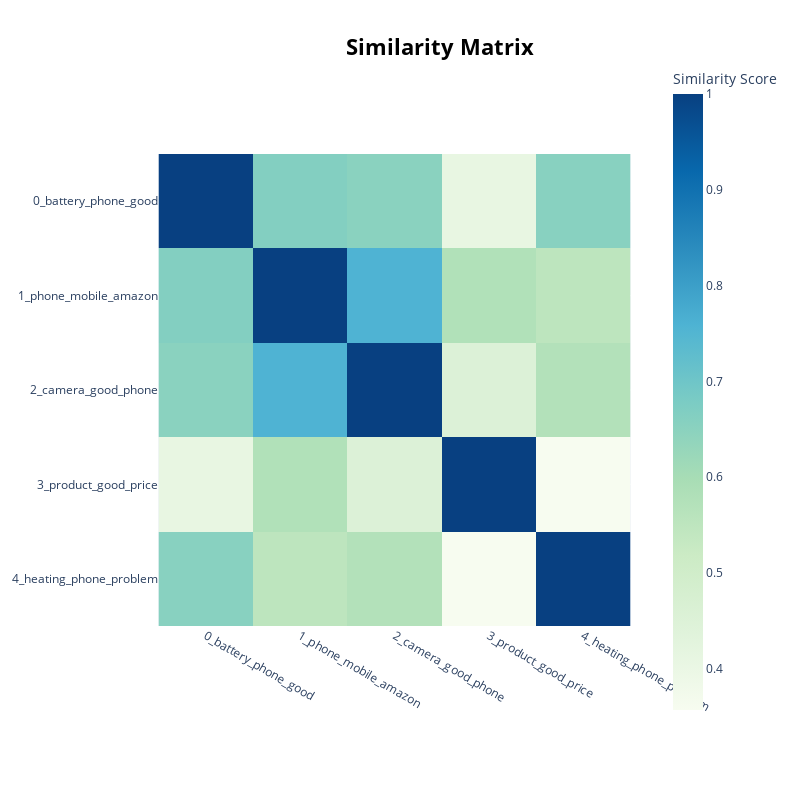

Notebook code cell kept with this figure:
### Code cell
topic_model.visualize_heatmap()

### Figure 1 — Plotly figure (JSON) as saved in the notebook; plotly's stock layout.template omitted (floating-point values rounded to 4 significant figures)
{"data": [{"coloraxis": "coloraxis", "hovertemplate": "x: %{x}<br>y: %{y}<br>Similarity Score: %{z}<extra></extra>", "name": "0", "type": "heatmap", "x": ["0_battery_phone_good", "1_phone_mobile_amazon", "2_camera_good_phone", "3_product_good_price", "4_heating_phone_problem"], "xaxis": "x", "y": ["0_battery_phone_good", "1_phone_mobile_amazon", "2_camera_good_phone", "3_product_good_price", "4_heating_phone_problem"], "yaxis": "y", "z": [[1.0, 0.6648, 0.6521, 0.4091, 0.6546], [0.6648, 1.0, 0.7575, 0.5772, 0.5506], [0.6521, 0.7575, 1.0, 0.4536, 0.5744], [0.4091, 0.5772, 0.4536, 1.0, 0.3571], [0.6546, 0.5506, 0.5744, 0.3571, 1.0]]}], "layout": {"coloraxis": {"colorbar": {"title": {"text": "Similarity Score"}}, "colorscale": [[0, "rgb(247,252,240)"], [0.125, "rgb(224,243,219)"], [0.25, "rgb(204,235,197)"], [0.375, "rgb(168,221,181)"], [0.5, "rgb(123,204,196)"], [0.625, "rgb(78,179,211)"], [0.75, "rgb(43,140,190)"], [0.875, "rgb(8,104,172)"], [1, "rgb(8,64,129)"]]}, "height": 800, "hoverlabel": {"bgcolor": "white", "font": {"family": "Rockwell", "size": 16}}, "legend": {"title": {"text": "Trend"}}, "margin": {"t": 60}, "showlegend": true, "title": {"font": {"color": "Black", "size": 22}, "text": "<b>Similarity Matrix</b>", "x": 0.55, "xanchor": "center", "y": 0.95, "yanchor": "top"}, "width": 800, "xaxis": {"anchor": "y", "autorange": true, "constrain": "domain", "domain": [0.003158, 0.9968], "range": [-0.5, 4.5], "scaleanchor": "y", "type": "category"}, "yaxis": {"anchor": "x", "autorange": true, "constrain": "domain", "domain": [0.1424, 0.8576], "range": [4.5, -0.5], "type": "category"}}}
